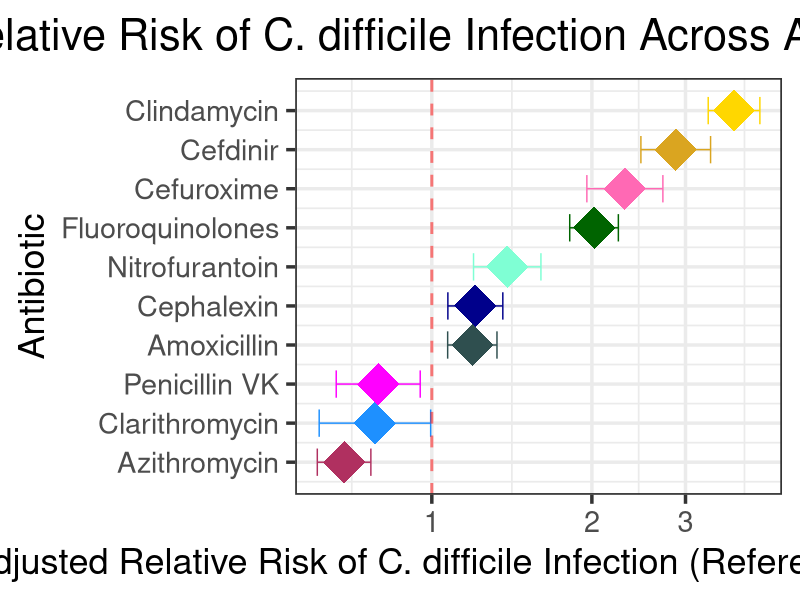
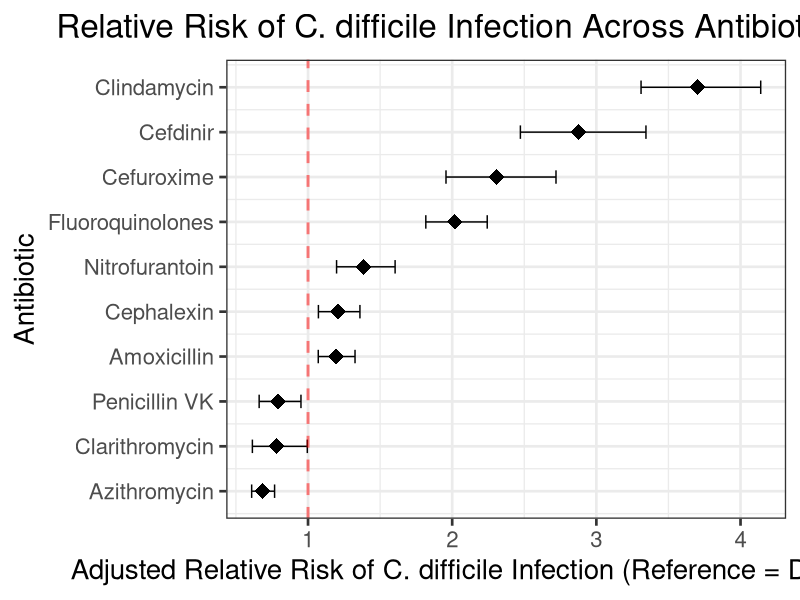

Write R code to recreate these figures, in order.
#### odds_ratios_plot.R ####
#### Jimmy Zhang @ 5/20/2022 ####

#set working directory
bdir = "~/Desktop/DSI_Scholars/CDI_Marketscan"
setwd(bdir)

#load packages
install.packages("ggplot2")
install.packages('svglite')
library(ggplot2)
library(svglite)

#make data frame with hard coded odds ratios and 95% CIs (taken from logistic regression output)
odds_ratios_df = data.frame(index = c(1:10),
                            antibiotic = c("Clindamycin", "Cefdinir", "Cefuroxime",
                                           "Fluoroquinolones", "Nitrofurantoin",
                                           "Cephalexin", "Amoxicillin", "Penicillin VK", 
                                           "Clarithromycin", "Azithromycin"),
                            effect = c(3.702, 2.876, 2.307, 2.019, 1.386, 1.207,
                                       1.192, 0.793, 0.781, 0.684),
                            lower = c(3.310, 2.473, 1.957, 1.817, 1.198, 1.072,
                                      1.071, 0.661, 0.614, 0.609),
                            upper = c(4.140, 3.344, 2.720, 2.243, 1.604, 1.360,
                                      1.326, 0.951, 0.995, 0.768),
                            colors = c("gold", "goldenrod", "hotpink", "darkgreen", "aquamarine",
                                       "darkblue", "darkslategray", "magenta", "dodgerblue",
                                       "maroon")
)

#make forest plot
g = ggplot(data = odds_ratios_df,
           aes(y=index, x=effect, xmin=lower, xmax=upper)) +
  geom_point(shape=18, size=14, color = odds_ratios_df$colors) +
  geom_errorbarh(height=0.7, color = odds_ratios_df$colors) +
  scale_x_continuous(trans="log10") +
  scale_y_continuous(name="Antibiotic", 
                   breaks=1:nrow(odds_ratios_df), 
                   labels=odds_ratios_df$antibiotic,
                   trans="reverse") +
  xlab("Adjusted Relative Risk of C. difficile Infection (Reference = Doxycycline)") +
  labs(title = "Relative Risk of C. difficile Infection Across Antibiotic Classes") +
  geom_vline(xintercept=1, color='red', linetype='dashed', cex=1, alpha=0.5) +
  theme_bw(base_size=26) +
  theme(plot.title=element_text(hjust=0.5))

ggsave(filename="results/odds_ratios_plot_color.svg",
       plot=g,
       width = 15,
       height = 12,
       dpi=300)

#without colors
g2 = ggplot(data = odds_ratios_df,
           aes(y=index, x=effect, xmin=lower, xmax=upper)) +
  geom_point(shape=18, size=5) +
  geom_errorbarh(height=0.3) +
  scale_y_continuous(name="Antibiotic", 
                     breaks=1:nrow(odds_ratios_df), 
                     labels=odds_ratios_df$antibiotic,
                     trans="reverse") +
  xlab("Adjusted Relative Risk of C. difficile Infection (Reference = Doxycycline)") +
  labs(title = "Relative Risk of C. difficile Infection Across Antibiotic Classes") +
  geom_vline(xintercept=1, color='red', linetype='dashed', cex=1, alpha=0.5) +
  theme_bw(base_size=20) +
  theme(plot.title=element_text(hjust=0.5))

ggsave(filename="results/odds_ratios_plot_no_color.svg",
       plot=g2,
       width = 15,
       height = 12,
       dpi=300)
